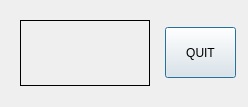
<?xml version="1.0" encoding="UTF-8"?>
<ui version="4.0">
 <class>MainDialog</class>
 <widget class="QDialog" name="MainDialog">
  <property name="geometry">
   <rect>
    <x>0</x>
    <y>0</y>
    <width>248</width>
    <height>107</height>
   </rect>
  </property>
  <property name="windowTitle">
   <string>MainDialog</string>
  </property>
  <widget class="QLabel" name="label">
   <property name="geometry">
    <rect>
     <x>20</x>
     <y>20</y>
     <width>130</width>
     <height>66</height>
    </rect>
   </property>
   <property name="frameShape">
    <enum>QFrame::Box</enum>
   </property>
   <property name="text">
    <string/>
   </property>
  </widget>
  <widget class="QPushButton" name="pushButton">
   <property name="geometry">
    <rect>
     <x>165</x>
     <y>27</y>
     <width>71</width>
     <height>51</height>
    </rect>
   </property>
   <property name="text">
    <string>QUIT</string>
   </property>
  </widget>
 </widget>
 <layoutdefault spacing="6" margin="11"/>
 <resources/>
 <connections>
  <connection>
   <sender>pushButton</sender>
   <signal>clicked()</signal>
   <receiver>MainDialog</receiver>
   <slot>accept()</slot>
   <hints>
    <hint type="sourcelabel">
     <x>200</x>
     <y>52</y>
    </hint>
    <hint type="destinationlabel">
     <x>123</x>
     <y>53</y>
    </hint>
   </hints>
  </connection>
 </connections>
</ui>
